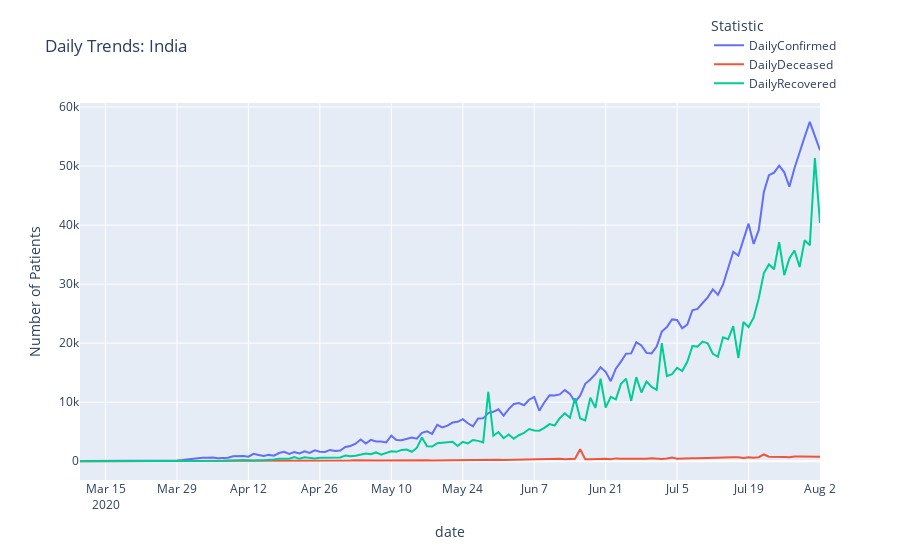

Notebook code for this chart:
### Markdown cell above
## India - Current Statistics

### Code cell
#india_data = make_dataframe()
india_data = data_to_df('covid', fetch_new=False)
india_data.date = pd.to_datetime(india_data.date)
india_data.set_index('date', inplace=True)
india_data = india_data.astype('float')

pd.options.plotting.backend = "plotly"
fig = india_data[['DailyConfirmed', 'DailyDeceased',
                  'DailyRecovered']].iloc[40:].plot(title=' Daily Trends: India')
fig.update_layout(yaxis=dict(title='Number of Patients'),
                  legend_title_text='Statistic', legend=dict(x=.85, y=1.24))

### Figure 1 — Plotly figure (JSON) as saved in the notebook; plotly's stock layout.template omitted (floating-point values rounded to 4 significant figures; data arrays with more than 128 entries replaced by an {"elided": "..."} marker saying what was removed)
{"data": [{"hovertemplate": "variable=DailyConfirmed<br>date=%{x}<br>value=%{y}<extra></extra>", "legendgroup": "DailyConfirmed", "line": {"color": "#636efa", "dash": "solid"}, "mode": "lines", "name": "DailyConfirmed", "orientation": "v", "showlegend": true, "type": "scatter", "x": {"elided": "146 str values"}, "xaxis": "x", "y": {"elided": "146 int values"}, "yaxis": "y"}, {"hovertemplate": "variable=DailyDeceased<br>date=%{x}<br>value=%{y}<extra></extra>", "legendgroup": "DailyDeceased", "line": {"color": "#EF553B", "dash": "solid"}, "mode": "lines", "name": "DailyDeceased", "orientation": "v", "showlegend": true, "type": "scatter", "x": {"elided": "146 str values"}, "xaxis": "x", "y": {"elided": "146 int values"}, "yaxis": "y"}, {"hovertemplate": "variable=DailyRecovered<br>date=%{x}<br>value=%{y}<extra></extra>", "legendgroup": "DailyRecovered", "line": {"color": "#00cc96", "dash": "solid"}, "mode": "lines", "name": "DailyRecovered", "orientation": "v", "showlegend": true, "type": "scatter", "x": {"elided": "146 str values"}, "xaxis": "x", "y": {"elided": "146 int values"}, "yaxis": "y"}], "layout": {"legend": {"title": {"text": "Statistic"}, "tracegroupgap": 0, "x": 0.85, "y": 1.24}, "title": {"text": " Daily Trends: India"}, "xaxis": {"anchor": "y", "domain": [0, 1], "title": {"text": "date"}}, "yaxis": {"anchor": "x", "domain": [0, 1], "title": {"text": "Number of Patients"}}}}
